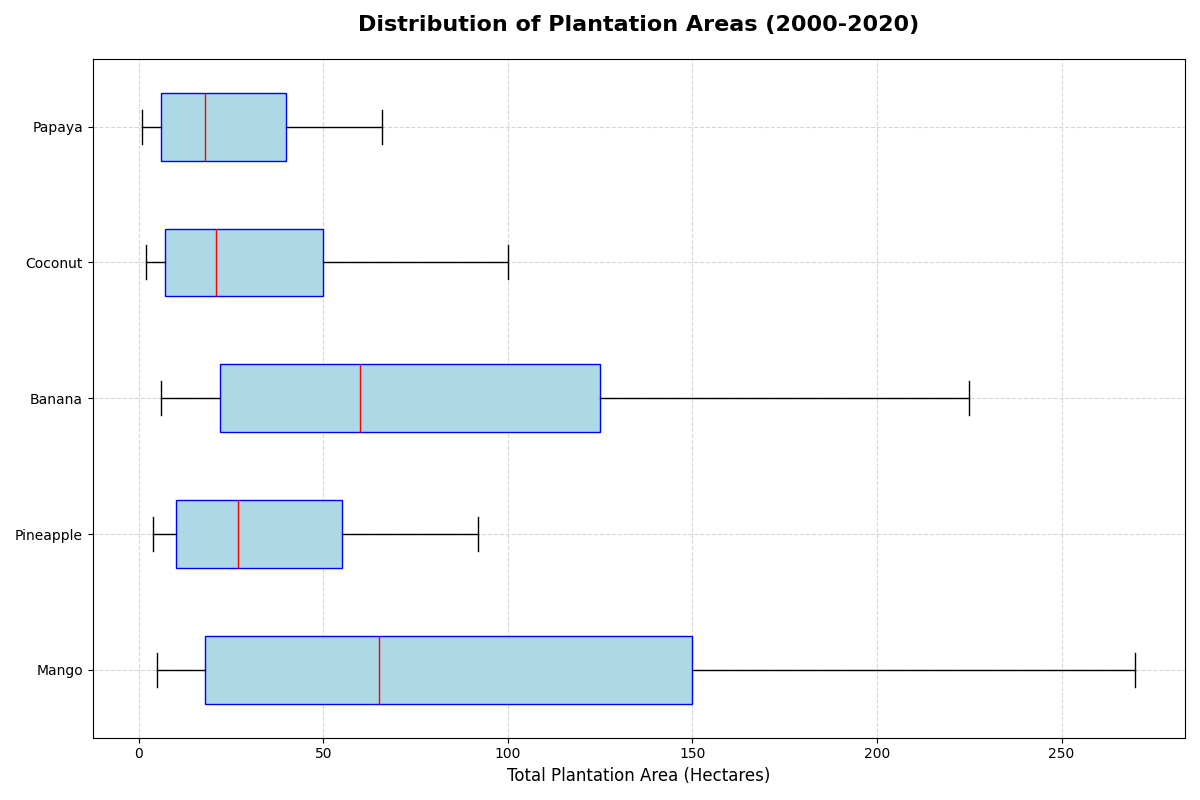

Python code for this plot:
import numpy as np
import matplotlib.pyplot as plt

# Define plantation area data (in hectares) for different fruits in "Tropical Bay"
mango = np.array([5, 7, 8, 10, 14, 18, 22, 30, 40, 52, 65, 80, 98, 115, 135, 150, 170, 195, 220, 245, 270])
pineapple = np.array([4, 5, 6, 7, 9, 10, 12, 15, 18, 22, 27, 32, 40, 45, 50, 55, 62, 70, 78, 85, 92])
banana = np.array([6, 8, 10, 14, 18, 22, 28, 35, 42, 50, 60, 70, 85, 95, 110, 125, 140, 160, 182, 200, 225])
coconut = np.array([2, 3, 4, 5, 6, 7, 9, 11, 14, 17, 21, 25, 30, 35, 42, 50, 58, 68, 78, 88, 100])
papaya = np.array([1, 2, 3, 4, 5, 6, 8, 10, 12, 15, 18, 22, 25, 30, 35, 40, 45, 50, 55, 60, 66])

# Stack the data for boxplot
plantation_data = [mango, pineapple, banana, coconut, papaya]

# Create the horizontal box plot
fig, ax = plt.subplots(figsize=(12, 8))

fruit_labels = ['Mango', 'Pineapple', 'Banana', 'Coconut', 'Papaya']

# Use boxplot for the box chart
ax.boxplot(plantation_data, vert=False, patch_artist=True, labels=fruit_labels,
           boxprops=dict(facecolor='lightblue', color='blue'),
           whiskerprops=dict(color='black'),
           capprops=dict(color='black'),
           medianprops=dict(color='red'))

# Title and labels
ax.set_title("Distribution of Plantation Areas (2000-2020)", fontsize=16, fontweight='bold', pad=20)
ax.set_xlabel('Total Plantation Area (Hectares)', fontsize=12)

# Customize plot aesthetics
ax.grid(linestyle='--', alpha=0.5)

# Automatically adjust layout
plt.tight_layout()

# Show the plot
plt.show()
